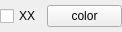
<?xml version="1.0" encoding="UTF-8"?>
<ui version="4.0">
 <class>CursorLink</class>
 <widget class="QFrame" name="CursorLink">
  <property name="geometry">
   <rect>
    <x>0</x>
    <y>0</y>
    <width>115</width>
    <height>32</height>
   </rect>
  </property>
  <property name="windowTitle">
   <string>Frame</string>
  </property>
  <property name="frameShape">
   <enum>QFrame::NoFrame</enum>
  </property>
  <property name="frameShadow">
   <enum>QFrame::Plain</enum>
  </property>
  <property name="lineWidth">
   <number>0</number>
  </property>
  <layout class="QHBoxLayout" name="horizontalLayout">
   <property name="margin">
    <number>0</number>
   </property>
   <item>
    <widget class="QCheckBox" name="link">
     <property name="maximumSize">
      <size>
       <width>42</width>
       <height>16777215</height>
      </size>
     </property>
     <property name="text">
      <string>XX</string>
     </property>
    </widget>
   </item>
   <item>
    <widget class="QPushButton" name="color">
     <property name="maximumSize">
      <size>
       <width>75</width>
       <height>16777215</height>
      </size>
     </property>
     <property name="text">
      <string>color</string>
     </property>
    </widget>
   </item>
  </layout>
 </widget>
 <resources/>
 <connections/>
</ui>
